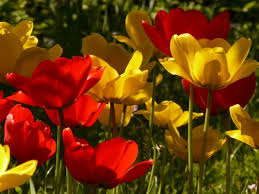
#> input picture img2.jfif, 259 x 194 px
$ python main.py
#> lines starting #> are read from the running program, lines starting #| are printed output that depends on the picture; after the words box and inside, x2 and y2 are one past the last pixel; in counts of white or black regions, pixels touching at a corner belong together
import cv2
import numpy as np

img = cv2.imread('img2.jfif')
#> img is the input picture: shape (194, 259, 3); mean B, G, R 7.7, 57.8, 112.8

red_lower = np.array([0, 0, 100])
red_upper = np.array([80, 80, 255])
green_lower = np.array([0, 100, 0])
green_upper = np.array([80, 255, 80])
yellow_lower = np.array([0, 200, 200])
yellow_upper = np.array([80, 255, 255])


red_mask = cv2.inRange(img, red_lower, red_upper)
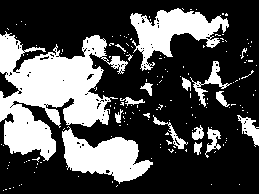
#> red_mask: shape (194, 259); 31.6% white; 168 white regions (151 under 20 px), largest, box (x1, y1, x2, y2) and area: (0, 31, 128, 161) 8358, (62, 126, 153, 184) 2728, (130, 8, 229, 71) 2683
green_mask = cv2.inRange(img, green_lower, green_upper)
#> green_mask: shape (194, 259); every value is 0
yellow_mask = cv2.inRange(img, yellow_lower, yellow_upper)
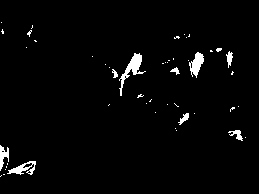
#> yellow_mask: shape (194, 259); 2.4% white; 49 white regions (40 under 20 px), largest, box (x1, y1, x2, y2) and area: (119, 53, 146, 96) 306, (189, 52, 204, 78) 209, (7, 161, 36, 175) 182

red_vegetable = cv2.bitwise_and(img, img, mask=red_mask)
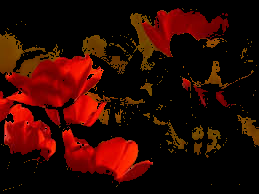
#> red_vegetable: shape (194, 259, 3); mean B, G, R 1.2, 8, 47.9
green_vegetable = cv2.bitwise_and(img, img, mask=green_mask)
#> green_vegetable: shape (194, 259, 3); every value is 0
yellow_vegetable = cv2.bitwise_and(img, img, mask=yellow_mask)
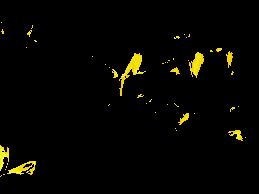
#> yellow_vegetable: shape (194, 259, 3); mean B, G, R 0.6, 5.4, 5.9

cv2.imshow('Red Vegetable', red_vegetable)
cv2.imshow('Green Vegetable', green_vegetable)
cv2.imshow('Yellow Vegetable', yellow_vegetable)

cv2.waitKey(0)
cv2.destroyAllWindows()
